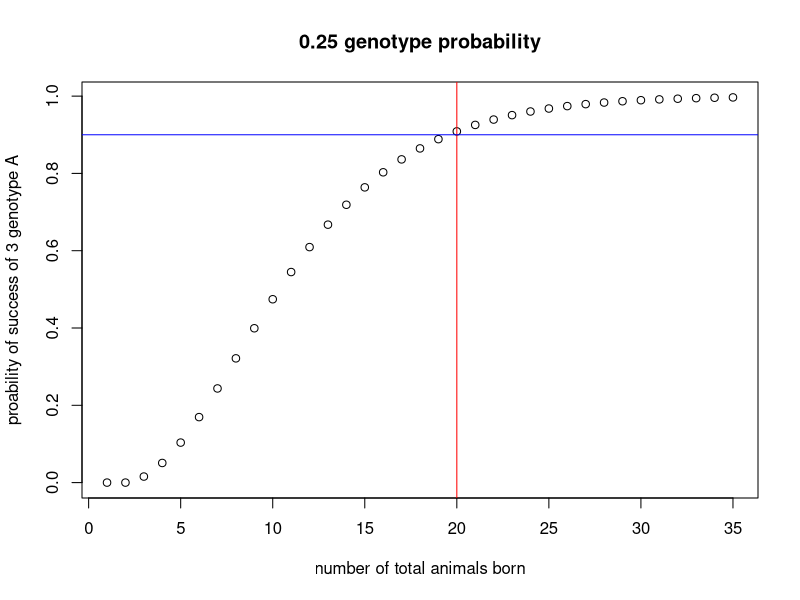

The R script that drew this image:
Nmax = 35
ppower = 0.9 

pgoodKO = 0.25
goodKO = 3

pgoodWT = 0.25
goodWT = 0

prelativ = pgoodKO/(pgoodKO+pgoodWT)
pgoodtotal = pgoodKO + pgoodWT
totalgood = goodKO+goodWT

pgoodfromk = function(k){
  res = pbinom(k-goodWT,k,prelativ,lower.tail=T) - pbinom(goodKO-1,k,prelativ,lower.tail = T) 
  return(pmax(res,0))
}

psuccess = numeric(Nmax)
for (j in totalgood:Nmax){
  k = totalgood : Nmax
  psuccess[j] = sum( dbinom(k,j,pgoodtotal) * pgoodfromk(k) )
}

plot(psuccess, xlab = "number of total animals born", ylab = "proability of success of 3 genotype A", main = "0.25 genotype probability")
cutoff = min(which(psuccess>=ppower))
abline(v=cutoff,col="red")
abline(h = 0.9,col="blue")
main = "0.25 genotype probability"
print(cutoff)